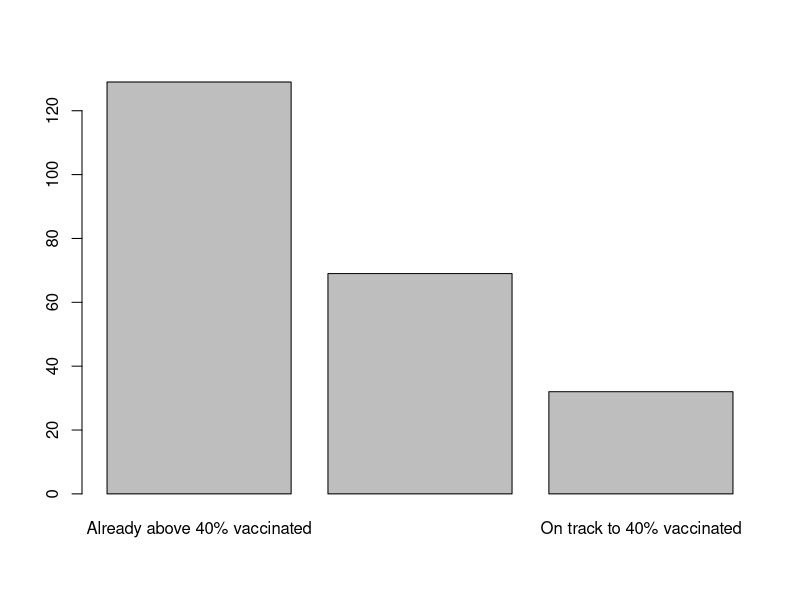
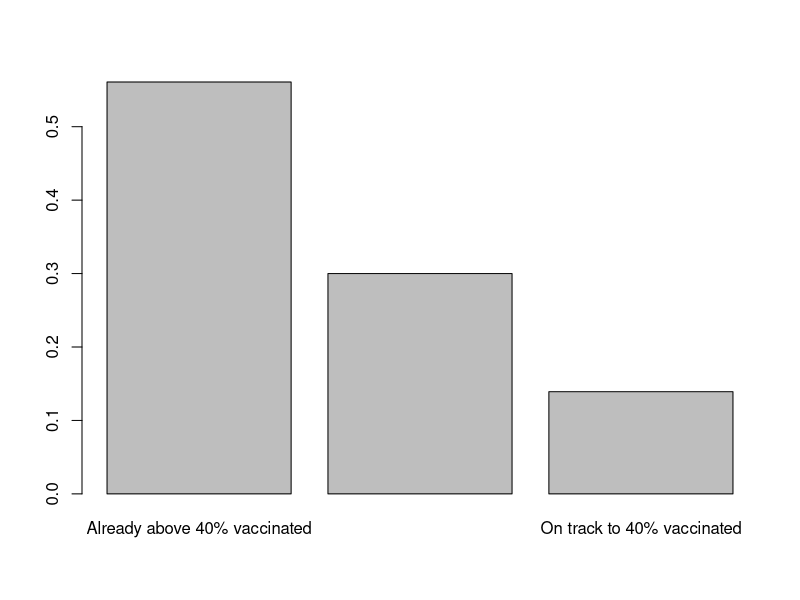

Reproduce these figures in R, in order.
## ---- chunk 1
knitr::opts_chunk$set(echo = TRUE)
library(tidyverse)
library(scales)

## ---- chunk 2
rm(list=ls())
vaccination_per_captia <- read.csv("./covid-vaccination-doses-per-capita.csv")
head(vaccination_per_captia)
## ---- chunk 3
vaccintion_rates <- read.csv("./covid-vaccination-global-projections.csv")
vaccintion_rates$status <- as.factor(vaccintion_rates$status)

t1 <- table(vaccintion_rates$status)
barplot(t1)

prop1 <- prop.table(t1)
barplot(prop1)
